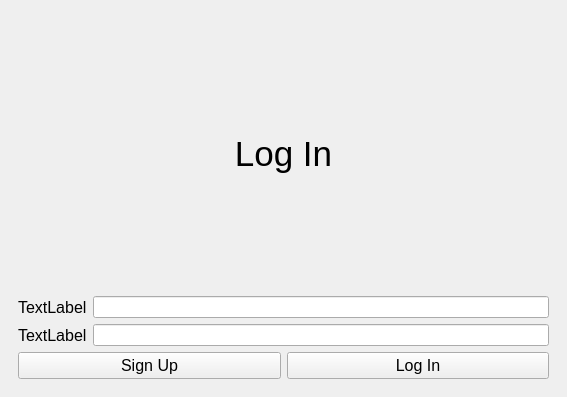
<?xml version="1.0" encoding="UTF-8"?>
<ui version="4.0">
 <class>MainWindow</class>
 <widget class="QMainWindow" name="MainWindow">
  <property name="geometry">
   <rect>
    <x>0</x>
    <y>0</y>
    <width>567</width>
    <height>397</height>
   </rect>
  </property>
  <property name="windowTitle">
   <string>MainWindow</string>
  </property>
  <widget class="QWidget" name="centralwidget">
   <layout class="QVBoxLayout" name="verticalLayout">
    <item>
     <widget class="QStackedWidget" name="stackedWidget">
      <property name="currentIndex">
       <number>0</number>
      </property>
      <widget class="QWidget" name="loginPage">
       <property name="sizePolicy">
        <sizepolicy hsizetype="Fixed" vsizetype="Fixed">
         <horstretch>0</horstretch>
         <verstretch>0</verstretch>
        </sizepolicy>
       </property>
       <layout class="QVBoxLayout" name="verticalLayout_2">
        <item>
         <widget class="QLabel" name="loginLabel">
          <property name="font">
           <font>
            <pointsize>26</pointsize>
           </font>
          </property>
          <property name="text">
           <string>Log In</string>
          </property>
          <property name="alignment">
           <set>Qt::AlignCenter</set>
          </property>
         </widget>
        </item>
        <item>
         <layout class="QHBoxLayout" name="horizontalLayout">
          <item>
           <widget class="QLabel" name="label_2">
            <property name="font">
             <font>
              <pointsize>12</pointsize>
             </font>
            </property>
            <property name="text">
             <string>TextLabel</string>
            </property>
           </widget>
          </item>
          <item>
           <widget class="QLineEdit" name="lineEdit"/>
          </item>
         </layout>
        </item>
        <item>
         <layout class="QHBoxLayout" name="horizontalLayout_2">
          <item>
           <widget class="QLabel" name="label_3">
            <property name="font">
             <font>
              <pointsize>12</pointsize>
             </font>
            </property>
            <property name="text">
             <string>TextLabel</string>
            </property>
           </widget>
          </item>
          <item>
           <widget class="QLineEdit" name="lineEdit_2"/>
          </item>
         </layout>
        </item>
        <item>
         <layout class="QHBoxLayout" name="horizontalLayout_3">
          <item>
           <widget class="QPushButton" name="signButt">
            <property name="font">
             <font>
              <pointsize>12</pointsize>
             </font>
            </property>
            <property name="text">
             <string>Sign Up</string>
            </property>
           </widget>
          </item>
          <item>
           <widget class="QPushButton" name="loginButt">
            <property name="font">
             <font>
              <pointsize>12</pointsize>
             </font>
            </property>
            <property name="text">
             <string>Log In</string>
            </property>
           </widget>
          </item>
         </layout>
        </item>
       </layout>
      </widget>
      <widget class="QWidget" name="signUpPage">
       <layout class="QVBoxLayout" name="verticalLayout_3">
        <item>
         <widget class="QLabel" name="signUpLabel">
          <property name="font">
           <font>
            <pointsize>26</pointsize>
           </font>
          </property>
          <property name="text">
           <string>Sign Up</string>
          </property>
          <property name="alignment">
           <set>Qt::AlignCenter</set>
          </property>
         </widget>
        </item>
        <item>
         <layout class="QGridLayout" name="gridLayout">
          <item row="2" column="0">
           <widget class="QLabel" name="label_5">
            <property name="font">
             <font>
              <pointsize>12</pointsize>
             </font>
            </property>
            <property name="text">
             <string>Email</string>
            </property>
           </widget>
          </item>
          <item row="0" column="0">
           <widget class="QLabel" name="label">
            <property name="font">
             <font>
              <pointsize>12</pointsize>
             </font>
            </property>
            <property name="text">
             <string>First Name</string>
            </property>
           </widget>
          </item>
          <item row="3" column="0">
           <widget class="QLabel" name="label_6">
            <property name="font">
             <font>
              <pointsize>12</pointsize>
             </font>
            </property>
            <property name="text">
             <string>Password</string>
            </property>
           </widget>
          </item>
          <item row="1" column="0">
           <widget class="QLabel" name="label_4">
            <property name="font">
             <font>
              <pointsize>12</pointsize>
             </font>
            </property>
            <property name="text">
             <string>Last Name</string>
            </property>
           </widget>
          </item>
          <item row="0" column="1">
           <widget class="QLineEdit" name="lineEdit_3"/>
          </item>
          <item row="1" column="1">
           <widget class="QLineEdit" name="lineEdit_4"/>
          </item>
          <item row="2" column="1">
           <widget class="QLineEdit" name="lineEdit_5"/>
          </item>
          <item row="3" column="1">
           <widget class="QLineEdit" name="lineEdit_6"/>
          </item>
         </layout>
        </item>
        <item>
         <layout class="QHBoxLayout" name="horizontalLayout_5">
          <item>
           <widget class="QPushButton" name="loginButt2">
            <property name="font">
             <font>
              <pointsize>12</pointsize>
             </font>
            </property>
            <property name="text">
             <string>Log In</string>
            </property>
           </widget>
          </item>
          <item>
           <widget class="QPushButton" name="signButt2">
            <property name="font">
             <font>
              <pointsize>12</pointsize>
             </font>
            </property>
            <property name="text">
             <string>Sign Up</string>
            </property>
           </widget>
          </item>
         </layout>
        </item>
       </layout>
      </widget>
      <widget class="QWidget" name="homePage">
       <layout class="QGridLayout" name="gridLayout_2">
        <item row="0" column="0">
         <widget class="QLabel" name="label_7">
          <property name="font">
           <font>
            <pointsize>16</pointsize>
           </font>
          </property>
          <property name="text">
           <string>Input</string>
          </property>
         </widget>
        </item>
        <item row="2" column="0">
         <widget class="QPushButton" name="submitButt">
          <property name="font">
           <font>
            <pointsize>12</pointsize>
           </font>
          </property>
          <property name="text">
           <string>Submit</string>
          </property>
         </widget>
        </item>
        <item row="0" column="1">
         <widget class="QLabel" name="label_8">
          <property name="font">
           <font>
            <pointsize>16</pointsize>
           </font>
          </property>
          <property name="text">
           <string>Output</string>
          </property>
         </widget>
        </item>
        <item row="2" column="1">
         <widget class="QPushButton" name="logOutButt">
          <property name="font">
           <font>
            <pointsize>12</pointsize>
           </font>
          </property>
          <property name="text">
           <string>Log Out</string>
          </property>
         </widget>
        </item>
        <item row="1" column="1">
         <widget class="QLabel" name="label_9">
          <property name="font">
           <font>
            <pointsize>11</pointsize>
           </font>
          </property>
          <property name="text">
           <string>Output Message</string>
          </property>
         </widget>
        </item>
        <item row="1" column="0">
         <widget class="QTextEdit" name="textEdit"/>
        </item>
       </layout>
      </widget>
     </widget>
    </item>
   </layout>
  </widget>
 </widget>
 <resources/>
 <connections/>
</ui>
